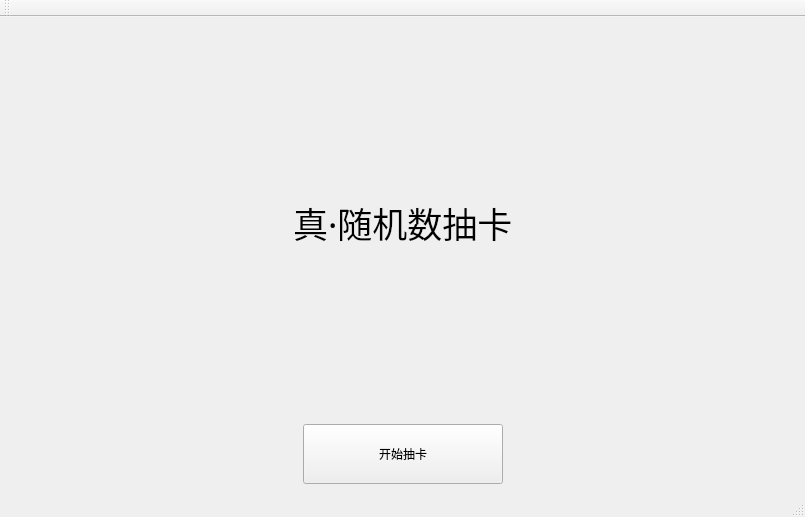
<?xml version="1.0" encoding="UTF-8"?>
<ui version="4.0">
 <class>MainWindow</class>
 <widget class="QMainWindow" name="MainWindow">
  <property name="geometry">
   <rect>
    <x>0</x>
    <y>0</y>
    <width>805</width>
    <height>517</height>
   </rect>
  </property>
  <property name="windowTitle">
   <string>MainWindow</string>
  </property>
  <widget class="QWidget" name="centralWidget">
   <layout class="QVBoxLayout" name="verticalLayout">
    <item>
     <layout class="QHBoxLayout" name="horizontalLayout">
      <item>
       <spacer name="horizontalSpacer">
        <property name="orientation">
         <enum>Qt::Horizontal</enum>
        </property>
        <property name="sizeHint" stdset="0">
         <size>
          <width>40</width>
          <height>20</height>
         </size>
        </property>
       </spacer>
      </item>
      <item>
       <widget class="QLabel" name="label">
        <property name="font">
         <font>
          <family>华文行楷</family>
          <pointsize>26</pointsize>
          <weight>50</weight>
          <bold>false</bold>
         </font>
        </property>
        <property name="text">
         <string>真·随机数抽卡</string>
        </property>
       </widget>
      </item>
      <item>
       <spacer name="horizontalSpacer_2">
        <property name="orientation">
         <enum>Qt::Horizontal</enum>
        </property>
        <property name="sizeHint" stdset="0">
         <size>
          <width>40</width>
          <height>20</height>
         </size>
        </property>
       </spacer>
      </item>
     </layout>
    </item>
    <item>
     <layout class="QHBoxLayout" name="horizontalLayout_2">
      <item>
       <spacer name="horizontalSpacer_3">
        <property name="orientation">
         <enum>Qt::Horizontal</enum>
        </property>
        <property name="sizeHint" stdset="0">
         <size>
          <width>40</width>
          <height>20</height>
         </size>
        </property>
       </spacer>
      </item>
      <item>
       <widget class="QPushButton" name="start">
        <property name="sizePolicy">
         <sizepolicy hsizetype="Preferred" vsizetype="Maximum">
          <horstretch>0</horstretch>
          <verstretch>0</verstretch>
         </sizepolicy>
        </property>
        <property name="minimumSize">
         <size>
          <width>200</width>
          <height>60</height>
         </size>
        </property>
        <property name="text">
         <string>开始抽卡</string>
        </property>
       </widget>
      </item>
      <item>
       <spacer name="horizontalSpacer_4">
        <property name="orientation">
         <enum>Qt::Horizontal</enum>
        </property>
        <property name="sizeHint" stdset="0">
         <size>
          <width>40</width>
          <height>20</height>
         </size>
        </property>
       </spacer>
      </item>
     </layout>
    </item>
   </layout>
  </widget>
  <widget class="QMenuBar" name="menuBar">
   <property name="geometry">
    <rect>
     <x>0</x>
     <y>0</y>
     <width>805</width>
     <height>26</height>
    </rect>
   </property>
  </widget>
  <widget class="QToolBar" name="mainToolBar">
   <attribute name="toolBarArea">
    <enum>TopToolBarArea</enum>
   </attribute>
   <attribute name="toolBarBreak">
    <bool>false</bool>
   </attribute>
  </widget>
  <widget class="QStatusBar" name="statusBar"/>
 </widget>
 <layoutdefault spacing="6" margin="11"/>
 <resources/>
 <connections/>
</ui>
